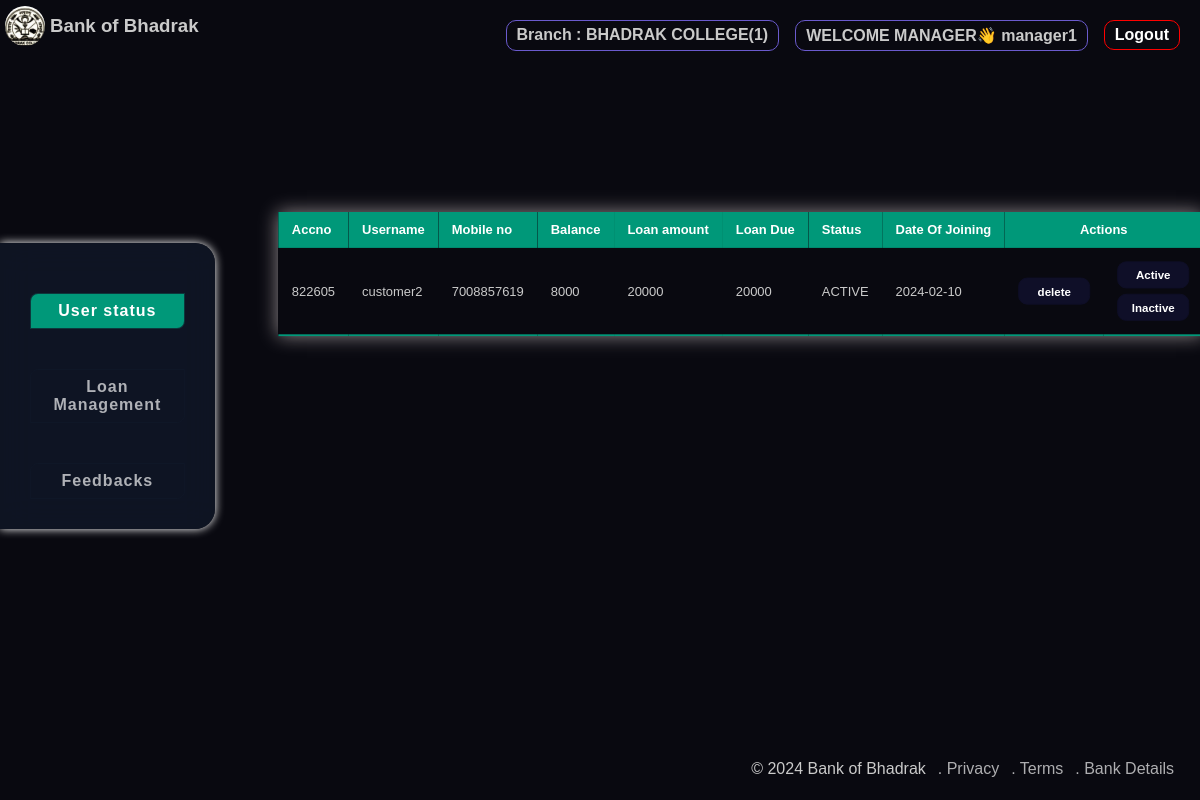
Screenshot of /bank/components/staff/manager_dashboard.php (signed in) with the database file from the repository.
### tables this page shows
CREATE TABLE `branch` (
  `id` int(11) NOT NULL,
  `name` varchar(50) NOT NULL,
  `code` varchar(50) NOT NULL
);

CREATE TABLE `staffs` (
  `id` int(11) NOT NULL,
  `sname` varchar(50) NOT NULL,
  `password` varchar(50) NOT NULL,
  `branch` varchar(50) NOT NULL,
  `role` varchar(50) NOT NULL,
  `balance` int(11) NOT NULL
);

CREATE TABLE `useraccounts` (
  `uname` varchar(50) NOT NULL,
  `password` varchar(50) NOT NULL,
  `aadhaarno` bigint(11) NOT NULL,
  `panno` varchar(50) NOT NULL,
  `name` varchar(50) NOT NULL,
  `email` varchar(50) NOT NULL,
  `mobno` bigint(20) NOT NULL,
  `crn` bigint(20) NOT NULL,
  `accountno` bigint(20) NOT NULL,
  `balance` bigint(20) NOT NULL DEFAULT 0,
  `loanamt` int(11) NOT NULL,
  `loandue` int(11) NOT NULL,
  `acctype` varchar(20) NOT NULL,
  `city` varchar(50) NOT NULL,
  `address` varchar(100) NOT NULL,
  `source` varchar(50) NOT NULL,
  `branch` bigint(50) NOT NULL DEFAULT 100000,
  `date` date NOT NULL,
  `status` varchar(20) NOT NULL DEFAULT 'NEW'
);

### bank/components/staff/manager_dashboard.php (the view, shortened to what this page needs)
<html lang="en">
<head>
    <link rel="stylesheet" href="style.css">
</head>
<?php
            require "db.php";
            $userId=$_SESSION['userId'];
            $sql1="SELECT * FROM staffs WHERE sname='$userId'";
            $result=mysqli_query($conn,$sql1);
            $row=mysqli_fetch_array($result);
            $branchId=$row['branch'];
            $sqlb="SELECT * FROM branch WHERE id='$branchId';";
            $result=mysqli_query($conn,$sqlb);
            $row=mysqli_fetch_array($result);
            $branchName=$row['name'];
        ?>
<body>
    <nav>
        <div class="logo">
            <a href="#"><img src="/bank/images/logo.jpg" alt=""></a>
            <h3>Bank of Bhadrak</h3>
        </div>
        <div class="icons">
            <ul>
                <li id="welcome" style="cursor:pointer;"> Branch : <?php echo $branchName?>(<?php echo $branchId?>)</li>
                <li id="welcome" style="cursor:pointer;">WELCOME MANAGER👋 <?php echo $userId ?></li>
                <a href="/bank/logout.php">
                    <li id="logout">Logout</li>
                </a>
            </ul>
        </div>
    </nav>
    <main>
        <div class="dashboard">
            <ul class="elem">
                <a href="manager_dashboard.php">
                    <li style="background:#009879; color:white;">User status</li>
                </a>
                <a href="loan_manager.php">
                    <li>Loan Management</li>
                </a>
                <a href="feedbackShow.php">
                    <li>Feedbacks</li>
                </a>
            </ul>
        </div>
        <div class="hero">
            <div align="center" class="boxing">
                <table class="styled">
                    <thead>
                        <tr>
                            <th>Accno</th>
                            <th>Username</th>
                            <th>Mobile no</th>
                            <th>Balance</th>
                            <th>Loan amount</th>
                            <th>Loan Due</th>
                            <th>Status</th>
                            <th>Date Of Joining</th>
                            <th colspan="2" align="center">Actions</th>
                        </tr>
                    </thead>
                    <tbody>
                        <?php
                    $sql="SELECT * FROM useraccounts WHERE branch='$branchId'";
                    $result=mysqli_query($conn,$sql);
                    if(mysqli_num_rows($result)>0){
                    while($row=mysqli_fetch_array($result)){
                        echo "
                        <tr>
                        <td>".$row['accountno']."</td>
                        <td>".$row['uname']."</td>
                        <td>".$row['mobno']."</td>
                        <td>".$row['balance']."</td>
                        <td>".$row['loanamt']."</td>
                        <td>".$row['loandue']."</td>
                        <td>".$row['status']."</td>
                        <td>".$row['date']."</td>
                        <td>
                        <form method='post'>
                            <input type='hidden' name='username' value='".$row['uname']."'>
                            <button name='delete' class='cancel' id='delete' class='cancel'>delete</button>
                        <td class='action'>
                            <button name='active' class='cancel' id='active' class='cancel'>Active</button>
                            <button name='inactive' class='cancel' id='inactive' class='cancel'>Inactive</button>
                        </td>
                            </form></td>
                        </tr>
                        ";
                        }
                    }else{
                        echo "<script>document.getElementsByClassName('hero')[0].innerHTML='No account found 🥲'</script>";
                    }
                    ?>
                    </tbody>
                </table>
            </div>
        </div>
    </main>
    <footer style="display:flex; justify-content:flex-end; gap:12px; transform:translateX(-26px);">
            <div>&copy; 2024 Bank of Bhadrak</div>
            <div><a href="/bank/privacy.php">. Privacy</a></div>
            <div><a href="/bank/terms.php">. Terms</a></div>
            <div><a href="/bank/bankDetails.php">. Bank Details</a></div>
    </footer>
</body>
</html>

### bank/components/staff/style.css (style rules this page uses)
* { margin:0; padding:0; font-family:'Poppins',sans-serif; }
body { background-color: rgb(9, 9, 16); color:rgb(202, 202, 202); }
nav { display:flex; justify-content: space-between; }
nav .logo { display:flex; align-items: center; }
nav .logo img { height:40px; width:40px; padding:5px; border-radius: 30px; }
main { display:flex; height:80vh; justify-content: space-evenly; align-items: center; }
img { width:50%; }
footer { text-align:center; bottom:0; position:absolute; width:100vw; height:5vh; }
a { text-decoration: none; color:rgba(255, 255, 255, 0.676); }
button { width:80px; align-self: first baseline; border-radius: 10px; height:30; font-size: 0.8rem; font-weight: 600; margin:3px 0 3px 0; border:2px solid rgb(84, 0, 220); cursor:pointer; transition: all ease 0.2s; }
main { padding:0; margin:0; justify-content: space-between; }
.dashboard { display:flex; margin-top:30px; flex-direction: column; padding:10px; backdrop-filter: blur(16px) saturate(180%); -webkit-backdrop-filter: blur(16px) saturate(180%); background-color: rgba(17, 25, 40, 0.75); box-sizing: border-box; box-shadow: 0 0 10px white; border-top-right-radius:20px ; border-bottom-right-radius: 20px; text-align: center; font-weight: 700; letter-spacing: 1; }
.dashboard .elem { display:flex; flex-direction: column; gap:20px; padding:20px; }
.dashboard .elem li { border-bottom-right-radius: 8px; border-top-left-radius: 8px; }
li { list-style-type: none; margin-top: 20px; }
.elem li { padding:0.5rem; border:1px solid rgba(17, 25, 40, 0.75); }
.hero { display: flex; flex-direction: column; justify-content: center; align-items: center; width:90vw; }
.styled { border-collapse: collapse; margin:25px 0; font-size: 0.9em; font-family: sans-serif; box-shadow: 0 0 20px rgba(224, 213, 213, 0.623); width:80%; }
.styled thead tr { background-color: #009879; color:white; text-align: left; }
.styled th, .styled td { padding: 12px 15px; width:0.1%; white-space: nowrap; }
.styled tbody tr { border-bottom: 1px solid #dddddd; }
.styled tbody tr:last-of-type { border-bottom: 2px solid #009879; }
nav .icons { padding-right: 20px; }
nav .icons ul { display: flex; flex-direction: row; gap:1rem; }
nav .icons ul li { padding:5px; border:1px solid white; padding: 5px 10px 5px 10px; }
nav .icons ul li { border-radius: 10px; font-weight: 600; }
nav .icons ul #welcome { border: 1px solid slateblue; }
#logout { color:white; border: 1px solid red; }

### bank/components/staff/manager_dashboard.php (style rules this page uses)
.hero { overflow-x: hidden; overflow-y: auto; }
.styled thead { position: sticky; top: 0; }
.cancel { background: rgb(15, 15, 40); color: white; font-weight: 600; text-align: center; border: 1px solid rgb(15, 15, 40); cursor: pointer; }
.boxing { height:400px; width:80vw; }
.action { display:flex; flex-direction:column; }
.styled { scale:0.9; transform:translateY(10px); }

### rows the page displays
branch: name "BHADRAK COLLEGE"
staffs: branch "1"
useraccounts: accountno "822605", uname "customer2", mobno "7008857619", balance "8000", loanamt "20000", loandue "20000", status "ACTIVE", date "2024-02-10"

### other values shown
$userId "manager1"
